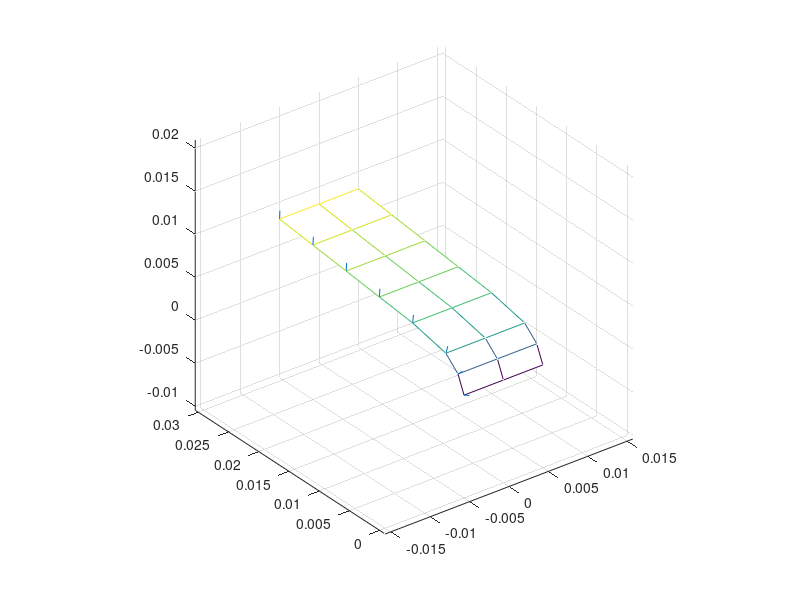
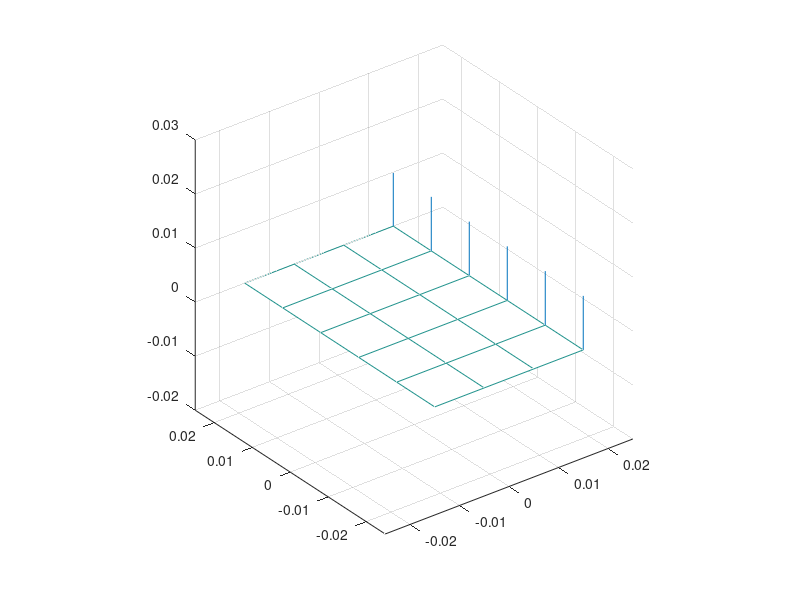

These charts were generated, in order, by the following MATLAB code:
% this function creates the contact information for the four touch sensor
% arrays of the Barrett Hand.

% finger
% the finger has a 8x3 sensor array, 15mm wide, about 40mm long%
% (projected). The last 3x3 sensor are on the curve of the finger tip
% each sensor is 5mm wide, the first 5 sensors are 6mm long, the curved 3
% sensors are 3mm long.

% The fingers are aligned with the y-axis, and the coordinate origin is a
% the finger tip.

% the spacing in mm
y_spacing = ([0 1 1.5 2.5 6 6 6 6 6 6]-0.5)/1000;
x = [-5 0 5]/1000;
z = [0 1.5 3.5 5  6  6.5 7 7.5 8 8]/1000;

X = [x' x' x' x' x' x' x' x' x' x'];
Y = cumsum([y_spacing;y_spacing;y_spacing],2);
Z = [z; z; z];

Nx = zeros(3,8);

for i=1:8,
    phi=atan2(Z(1,i+2)-Z(1,i),Y(1,i+2)-Y(1,i))+pi/2;
    Ny(1:3,i)=cos(phi);
    Nz(1:3,i)=sin(phi);
end

X=X(:,2:9);
Y=Y(:,2:9);
Z=Z(:,2:9);


figure(1);
clf;
mesh(X,Y,Z);
hold on;
for i=1:8,
  line([X(1,i) X(1,i)+Nx(1,i)/1000],[Y(1,i) Y(1,i)+Ny(1,i)/1000],[Z(1,i) Z(1,i)+Nz(1,i)/1000]);
end
hold off;
axis('equal');


% the palm
yp = [ 2.5 1.5 .5 -.5 -1.5 -2.5]/100;
xp = [ 1.5  0.5  -0.5 -1.5]/100;
zp = [ 0 0 0 0 0 0]/100;

Xp = [xp' xp' xp' xp' xp' xp' ];
Yp = [yp; yp; yp; yp];
Zp = [zp; zp; zp; zp];

Npx = zeros(4,6);
Npy = zeros(4,6);
Npz = ones(4,6);

figure(2);
clf
mesh(Xp,Yp,Zp);
hold on;
for i=1:6,
  line([Xp(1,i) Xp(1,i)+Npx(1,i)/100],[Yp(1,i) Yp(1,i)+Npy(1,i)/100],[Zp(1,i) Zp(1,i)+Npz(1,i)/100]);
end
hold off;
axis('equal');

% print the contact info
for i=1:3
  for j=1:8,
    disp(sprintf('RF2ND    POINT_CONTACT   1   1  half  not_used  % 6.4f % 6.4f % 6.4f  % 6.4f % 6.4f % 6.4f',...
	    X(i,j),Y(i,j),Z(i,j),Nx(i,j),Ny(i,j),Nz(i,j)));
  end
end
    
for i=1:3
  for j=1:8,
    disp(sprintf('LF2ND    POINT_CONTACT   1   1  half  not_used  % 6.4f % 6.4f % 6.4f  % 6.4f % 6.4f % 6.4f',...
	    X(i,j),Y(i,j),Z(i,j),Nx(i,j),Ny(i,j),Nz(i,j)));
  end
end
    
for i=1:3
  for j=1:8,
    disp(sprintf('MF2ND    POINT_CONTACT   1   1  half  not_used  % 6.4f % 6.4f % 6.4f  % 6.4f % 6.4f % 6.4f',...
	    X(i,j),-Y(i,j),Z(i,j),Nx(i,j),-Ny(i,j),Nz(i,j)));
  end
end
    
for i=1:4
  for j=1:6,
    disp(sprintf('PALM    POINT_CONTACT   1   1  half  not_used  % 6.4f % 6.4f % 6.4f  % 6.4f % 6.4f % 6.4f',...
	    Xp(i,j),Yp(i,j),Zp(i,j),Npx(i,j),Npy(i,j),Npz(i,j)));
  end
end
    

